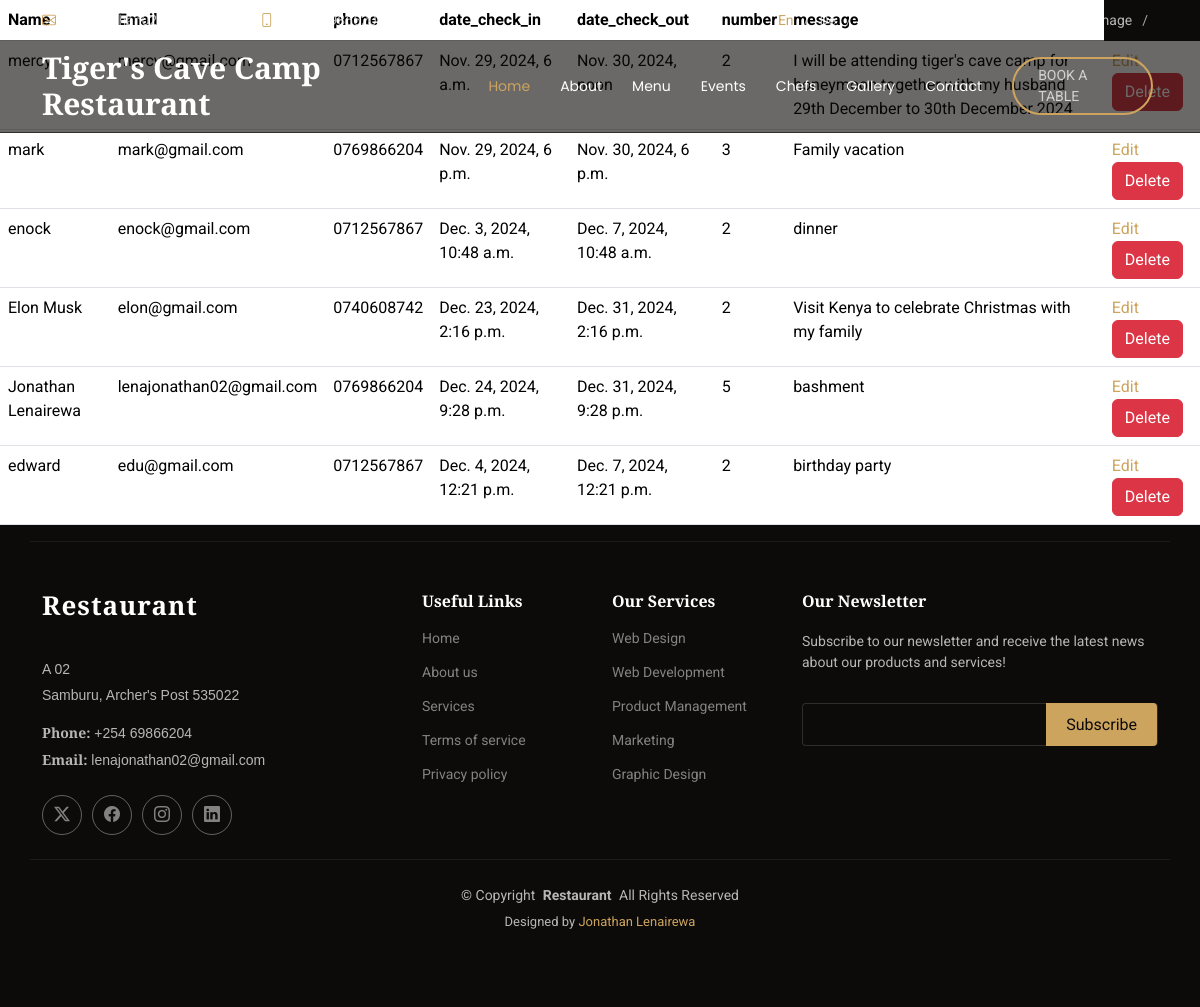
/show_booking/, run on the app's committed database.
### caveapp/models.py (models this page shows, shortened)
class Booking(models.Model):
    name = models.CharField(max_length=100)
    email = models.EmailField()
    phone = models.CharField(max_length=10)
    date_check_in = models.DateTimeField()
    date_check_out = models.DateTimeField()
    number = models.CharField(max_length=100)
    message = models.TextField()

### caveapp/views.py (the view)
# urls.py: path('show_booking/', views.retrieve_booking, name="show_booking"),
def retrieve_booking(request):
    booking=Booking.objects.all()
    context= {'booking':booking}
    return render(request,'show_booking.html', context)
    delete

### templates/show_booking.html (shortened to what this page needs)
{% extends "base.html" %}
{% block content %}
<table class="table table-dark-responsive">
    <thead>
        <tr>
            <th>Name</th>
            <th>Email</th>
            <th>phone</th>
            <th>date_check_in</th>
            <th>date_check_out</th>
            <th>number</th>
            <th>message</th>
        </tr>
    </thead>
    <tbody>
        {% for booking in booking %}
       <tr>
        <td>{{booking.name}}</td>
        <td>{{booking.email}}</td>
        <td>{{booking.phone}}</td>
        <td>{{booking.date_check_in}}</td>
        <td>{{booking.date_check_out}}</td>
        <td>{{booking.number}}</td>
        <td>{{booking.message}}</td>
        <td>
            <a href="{% url 'caveapp:update_booking' booking.id %}">Edit</a>
            <a href="{% url 'caveapp:delete_booking' booking.id %}"class="btn btn-danger">Delete</a>
        </td>
       </tr>
       {% endfor %}
    </tbody>
</table>
{% endblock %}

### templates/base.html (shortened to what this page needs)
{% load static %}
<!DOCTYPE html>
<html lang="en">
<head>
  <link href="{% static 'assets/vendor/bootstrap/css/bootstrap.min.css' %}" rel="stylesheet">
  <link href="{% static 'assets/vendor/bootstrap-icons/bootstrap-icons.css' %}" rel="stylesheet">
  <link href="{% static 'assets/vendor/aos/aos.css' %}" rel="stylesheet">
  <link href="{% static 'assets/vendor/glightbox/css/glightbox.min.css' %}" rel="stylesheet">
  <link href="{% static 'assets/vendor/swiper/swiper-bundle.min.css' %}" rel="stylesheet">
  <link href="{% static 'assets/css/main.css' %}" rel="stylesheet">
</head>
<body class="index-page">
    {% include "header.html" %}
  <main class="main">
     {% block content %}{% endblock %}
  </main>
   {% include "footer.html" %}
</body>
</html>

### templates/header.html (shortened to what this page needs)
{% load static %}
<header id="header" class="header fixed-top">
    <div class="topbar d-flex align-items-center">
      <div class="container d-flex justify-content-center justify-content-md-between">
        <div class="contact-info d-flex align-items-center">
          <i class="bi bi-envelope d-flex align-items-center"><a href="mailto:contact@example.com">lenajonathan02@gmail.com</a></i>
          <i class="bi bi-phone d-flex align-items-center ms-4"><span>+254 769866204</span></i>
        </div>
        <div class="languages d-none d-md-flex align-items-center">
          <ul>
            <li>En</li>
            <li><a href="#">De</a></li>
            <li><a href="{% url 'accountapp:register' %}"class="">Register</a><li>
            <li><a href="{% url 'accountapp:login' %}"class="">Login</a><li>
            <li><a href="{% url 'uploadapp:upload_image' %}"class="">uploadImage</a><li>
          </ul>
        </div>
      </div>
    </div>
    <div class="branding d-flex align-items-cente">
      <div class="container position-relative d-flex align-items-center justify-content-between">
        <a href="index.html" class="logo d-flex align-items-center me-auto me-xl-0">
          <h1 class="sitename">Tiger's Cave Camp Restaurant</h1>
        </a>
        <nav id="navmenu" class="navmenu">
          <ul>
            <li><a href="{% url 'caveapp:home' %}" class="active">Home<br></a></li>
            <li><a href="{% url 'caveapp:about' %}">About</a></li>
            <li><a href="{% url 'caveapp:menu' %}">Menu</a></li>
            <li><a href="{% url 'caveapp:events' %}">Events</a></li>
            <li><a href="{% url 'caveapp:chefs' %}">Chefs</a></li>
            <li><a href="{% url 'caveapp:gallery' %}">Gallery</a></li>
            <li><a href="{% url 'caveapp:contacts' %}">Contact</a></li>
          </ul>
        </nav>
        <a class="btn-book-a-table d-none d-xl-block" href="{% url "caveapp:booking" %}">Book a Table</a>
      </div>
    </div>
  </header>

### templates/footer.html (shortened to what this page needs)
{% load static %}
<footer id="footer" class="footer">
    <div class="container footer-top">
      <div class="row gy-4">
        <div class="col-lg-4 col-md-6 footer-about">
          <a href="index.html" class="logo d-flex align-items-center">
            <span class="sitename">Restaurant</span>
          </a>
          <div class="footer-contact pt-3">
            <p>A 02 </p>
            <p>Samburu, Archer's Post 535022</p>
            <p class="mt-3"><strong>Phone:</strong> <span>+254 69866204</span></p>
            <p><strong>Email:</strong> <span>lenajonathan02@gmail.com</span></p>
          </div>
          <div class="social-links d-flex mt-4">
            <a href=""><i class="bi bi-twitter-x"></i></a>
            <a href=""><i class="bi bi-facebook"></i></a>
            <a href=""><i class="bi bi-instagram"></i></a>
            <a href=""><i class="bi bi-linkedin"></i></a>
          </div>
        </div>
        <div class="col-lg-2 col-md-3 footer-links">
          <h4>Useful Links</h4>
          <ul>
            <li><a href="#">Home</a></li>
            <li><a href="#">About us</a></li>
            <li><a href="#">Services</a></li>
            <li><a href="#">Terms of service</a></li>
            <li><a href="#">Privacy policy</a></li>
          </ul>
        </div>
        <div class="col-lg-2 col-md-3 footer-links">
          <h4>Our Services</h4>
          <ul>
            <li><a href="#">Web Design</a></li>
            <li><a href="#">Web Development</a></li>
            <li><a href="#">Product Management</a></li>
            <li><a href="#">Marketing</a></li>
            <li><a href="#">Graphic Design</a></li>
          </ul>
        </div>
        <div class="col-lg-4 col-md-12 footer-newsletter">
          <h4>Our Newsletter</h4>
          <p>Subscribe to our newsletter and receive the latest news about our products and services!</p>
          <form action="forms/newsletter.php" method="post" class="php-email-form">
            <div class="newsletter-form"><input type="email" name="email"><input type="submit" value="Subscribe"></div>
          </form>
        </div>
      </div>
    </div>
    <div class="container copyright text-center mt-4">
      <p>© <span>Copyright</span> <strong class="px-1 sitename">Restaurant</strong> <span>All Rights Reserved</span></p>
      <div class="credits">
        Designed by <a href="https://bootstrapmade.com/">Jonathan Lenairewa</a>
      </div>
    </div>
  </footer>

### data on the page
Booking: name "mercy", email "mercy@gmail.com", phone "0712567867", date_check_in "Nov. 29, 2024, 6 a.m.", date_check_out "Nov. 30, 2024, noon", number "2", message "I will be attending tiger's cave camp for honeymoon together with my husband 29th December to 30th December 2024"
Booking: name "mark", email "mark@gmail.com", phone "0769866204", date_check_in "Nov. 29, 2024, 6 p.m.", date_check_out "Nov. 30, 2024, 6 p.m.", number "3", message "Family vacation"
Booking: name "enock", email "enock@gmail.com", phone "0712567867", date_check_in "Dec. 3, 2024, 10:48 a.m.", date_check_out "Dec. 7, 2024, 10:48 a.m.", number "2", message "dinner"
Booking: name "Elon Musk", email "elon@gmail.com", phone "0740608742", date_check_in "Dec. 23, 2024, 2:16 p.m.", date_check_out "Dec. 31, 2024, 2:16 p.m.", number "2", message "Visit Kenya to celebrate Christmas with my family"
Booking: name "Jonathan Lenairewa", email "lenajonathan02@gmail.com", phone "0769866204", date_check_in "Dec. 24, 2024, 9:28 p.m.", date_check_out "Dec. 31, 2024, 9:28 p.m.", number "5", message "bashment"
Booking: name "edward", email "edu@gmail.com", phone "0712567867", date_check_in "Dec. 4, 2024, 12:21 p.m.", date_check_out "Dec. 7, 2024, 12:21 p.m.", number "2", message "birthday party"
